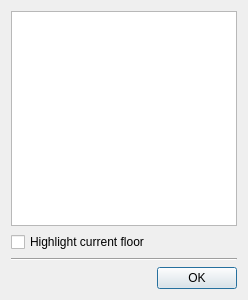
<?xml version="1.0" encoding="UTF-8"?>
<ui version="4.0">
 <class>BuildingFloorsDialog</class>
 <widget class="QDialog" name="BuildingFloorsDialog">
  <property name="geometry">
   <rect>
    <x>0</x>
    <y>0</y>
    <width>248</width>
    <height>300</height>
   </rect>
  </property>
  <property name="windowTitle">
   <string>Floors</string>
  </property>
  <layout class="QGridLayout" name="gridLayout">
   <item row="0" column="0" colspan="2">
    <widget class="QListWidget" name="floors"/>
   </item>
   <item row="1" column="0" colspan="2">
    <layout class="QHBoxLayout" name="toolbarLayout"/>
   </item>
   <item row="2" column="0" colspan="2">
    <widget class="QCheckBox" name="highlight">
     <property name="text">
      <string>Highlight current floor</string>
     </property>
    </widget>
   </item>
   <item row="4" column="0" colspan="2">
    <layout class="QHBoxLayout" name="undoRedoLayout">
     <item>
      <widget class="QDialogButtonBox" name="buttonBox">
       <property name="orientation">
        <enum>Qt::Horizontal</enum>
       </property>
       <property name="standardButtons">
        <set>QDialogButtonBox::Ok</set>
       </property>
      </widget>
     </item>
    </layout>
   </item>
   <item row="3" column="0" colspan="2">
    <widget class="Line" name="line">
     <property name="orientation">
      <enum>Qt::Horizontal</enum>
     </property>
    </widget>
   </item>
  </layout>
  <action name="actionMoveUp">
   <property name="icon">
    <iconset resource="../tiled.qrc">
     <normaloff>:/images/16x16/go-up.png</normaloff>:/images/16x16/go-up.png</iconset>
   </property>
   <property name="text">
    <string>Move Up</string>
   </property>
  </action>
  <action name="actionMoveDown">
   <property name="icon">
    <iconset resource="../tiled.qrc">
     <normaloff>:/images/16x16/go-down.png</normaloff>:/images/16x16/go-down.png</iconset>
   </property>
   <property name="text">
    <string>Move Down</string>
   </property>
  </action>
  <action name="actionRemove">
   <property name="icon">
    <iconset resource="../tiled.qrc">
     <normaloff>:/images/16x16/edit-delete.png</normaloff>:/images/16x16/edit-delete.png</iconset>
   </property>
   <property name="text">
    <string>Remove</string>
   </property>
  </action>
  <action name="actionDuplicate">
   <property name="icon">
    <iconset resource="../tiled.qrc">
     <normaloff>:/images/16x16/stock-duplicate-16.png</normaloff>:/images/16x16/stock-duplicate-16.png</iconset>
   </property>
   <property name="text">
    <string>Duplicate</string>
   </property>
  </action>
  <action name="actionAdd">
   <property name="icon">
    <iconset resource="../tiled.qrc">
     <normaloff>:/images/22x22/add.png</normaloff>:/images/22x22/add.png</iconset>
   </property>
   <property name="text">
    <string>Add</string>
   </property>
  </action>
 </widget>
 <resources>
  <include location="../tiled.qrc"/>
 </resources>
 <connections>
  <connection>
   <sender>buttonBox</sender>
   <signal>accepted()</signal>
   <receiver>BuildingFloorsDialog</receiver>
   <slot>accept()</slot>
   <hints>
    <hint type="sourcelabel">
     <x>248</x>
     <y>254</y>
    </hint>
    <hint type="destinationlabel">
     <x>157</x>
     <y>274</y>
    </hint>
   </hints>
  </connection>
  <connection>
   <sender>buttonBox</sender>
   <signal>rejected()</signal>
   <receiver>BuildingFloorsDialog</receiver>
   <slot>reject()</slot>
   <hints>
    <hint type="sourcelabel">
     <x>316</x>
     <y>260</y>
    </hint>
    <hint type="destinationlabel">
     <x>286</x>
     <y>274</y>
    </hint>
   </hints>
  </connection>
 </connections>
</ui>
